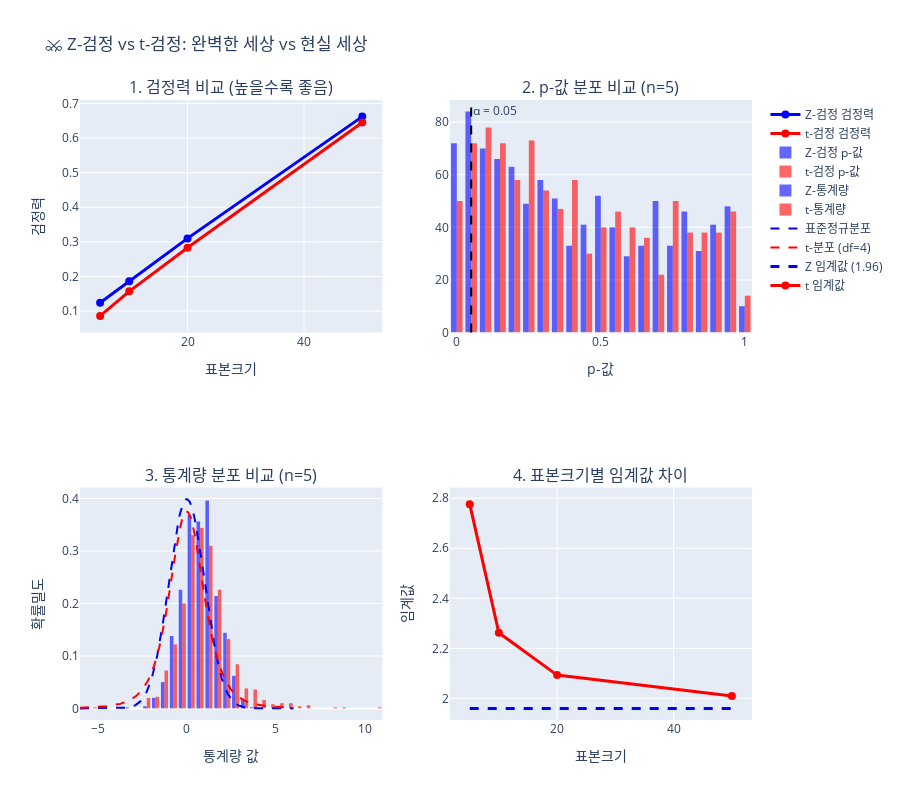

Notebook code cell kept with this figure:
### Markdown cell above
## ⚔️ 4. Z-검정 vs t-검정: 결정적 대결

이제 우리는 두 세계를 비교할 수 있습니다:
- **완벽한 세상** (Z-검정): σ를 알고 있음
- **현실 세상** (t-검정): σ를 모르고 s를 사용

### ⚡ 핵심 차이점

| 특성 | Z-검정 | t-검정 |
|------|--------|--------|
| **모집단 표준편차** | σ 알려짐 ✅ | σ 모름 ❌ |
| **사용하는 표준편차** | σ (정확한 값) | s (추정값) |
| **검정통계량 분포** | 표준정규분포 N(0,1) | t-분포 (df=n-1) |
| **임계값** | 고정 (예: ±1.96) | df에 따라 변함 |
| **표본크기 의존성** | 무관 | 작을수록 더 보수적 |
| **현실 적용성** | 제한적 🚨 | 매우 높음 ✨ |

### 🔄 검정통계량 공식 비교

**Z-검정**:
$$Z = \frac{\bar{X} - \mu_0}{\sigma/\sqrt{n}} \sim N(0,1)$$

**t-검정**:
$$t = \frac{\bar{X} - \mu_0}{s/\sqrt{n}} \sim t_{n-1}$$

차이는 단 하나: **σ vs s**. 하지만 이 작은 차이가 **통계학 혁명**을 일으켰습니다!

### Code cell
# ⚔️ Z-검정 vs t-검정 비교 시뮬레이션
def z_vs_t_test_comparison(true_mean=100, true_std=15, hypothesized_mean=95, 
                          sample_sizes=[5, 10, 20, 50], alpha=0.05, n_simulations=1000):
    "Z-검정과 t-검정의 성능 비교"
    
    np.random.seed(42)
    
    results = []
    
    for n in sample_sizes:
        z_rejections = 0
        t_rejections = 0
        z_p_values = []
        t_p_values = []
        z_statistics = []
        t_statistics = []
        
        for _ in range(n_simulations):
            # 표본 생성
            sample = np.random.normal(true_mean, true_std, n)
            sample_mean = np.mean(sample)
            sample_std = np.std(sample, ddof=1)
            
            # Z-검정 (σ 알려진 경우)
            z_stat = (sample_mean - hypothesized_mean) / (true_std / np.sqrt(n))
            z_p_value = 2 * (1 - stats.norm.cdf(abs(z_stat)))  # 양측검정
            z_reject = z_p_value < alpha
            
            # t-검정 (σ 모르는 경우)
            t_stat = (sample_mean - hypothesized_mean) / (sample_std / np.sqrt(n))
            t_p_value = 2 * (1 - stats.t.cdf(abs(t_stat), n-1))  # 양측검정
            t_reject = t_p_value < alpha
            
            # 결과 수집
            z_rejections += z_reject
            t_rejections += t_reject
            z_p_values.append(z_p_value)
            t_p_values.append(t_p_value)
            z_statistics.append(z_stat)
            t_statistics.append(t_stat)
        
        # 검정력 계산 (귀무가설이 거짓일 때 기각하는 비율)
        z_power = z_rejections / n_simulations
        t_power = t_rejections / n_simulations
        
        results.append({
            'sample_size': n,
            'z_power': z_power,
            't_power': t_power,
            'z_p_values': z_p_values,
            't_p_values': t_p_values,
            'z_statistics': z_statistics,
            't_statistics': t_statistics
        })
    
    return results

def visualize_z_vs_t_comparison(comparison_results):
    "Z-검정 vs t-검정 비교 결과 시각화"
    
    n_samples = len(comparison_results)
    
    fig = make_subplots(
        rows=2, cols=2,
        subplot_titles=[
            '1. 검정력 비교 (높을수록 좋음)',
            '2. p-값 분포 비교 (n=5)',
            '3. 통계량 분포 비교 (n=5)',
            '4. 표본크기별 임계값 차이'
        ]
    )
    
    # 1. 검정력 비교
    sample_sizes = [r['sample_size'] for r in comparison_results]
    z_powers = [r['z_power'] for r in comparison_results]
    t_powers = [r['t_power'] for r in comparison_results]
    
    fig.add_trace(
        go.Scatter(
            x=sample_sizes,
            y=z_powers,
            mode='lines+markers',
            name='Z-검정 검정력',
            line=dict(color='blue', width=3),
            marker=dict(size=8)
        ),
        row=1, col=1
    )
    
    fig.add_trace(
        go.Scatter(
            x=sample_sizes,
            y=t_powers,
            mode='lines+markers',
            name='t-검정 검정력',
            line=dict(color='red', width=3),
            marker=dict(size=8)
        ),
        row=1, col=1
    )
    
    # 2. p-값 분포 (n=5)
    small_sample_result = comparison_results[0]  # n=5
    
    fig.add_trace(
        go.Histogram(
            x=small_sample_result['z_p_values'],
            nbinsx=30,
            name='Z-검정 p-값',
            marker_color='blue',
            opacity=0.6
        ),
        row=1, col=2
    )
    
    fig.add_trace(
        go.Histogram(
            x=small_sample_result['t_p_values'],
            nbinsx=30,
            name='t-검정 p-값',
            marker_color='red',
            opacity=0.6
        ),
        row=1, col=2
    )
    
    # 유의수준 선
    fig.add_vline(
        x=0.05,
        line_dash="dash",
        line_color="black",
        annotation_text="α = 0.05",
        row=1, col=2
    )
    
    # 3. 통계량 분포 (n=5)
    fig.add_trace(
        go.Histogram(
            x=small_sample_result['z_statistics'],
            nbinsx=40,
            name='Z-통계량',
            marker_color='blue',
            opacity=0.6,
            histnorm='probability density'
        ),
        row=2, col=1
    )
    
    fig.add_trace(
        go.Histogram(
            x=small_sample_result['t_statistics'],
            nbinsx=40,
            name='t-통계량',
            marker_color='red',
            opacity=0.6,
            histnorm='probability density'
        ),
        row=2, col=1
    )
    
    # 이론적 분포 곡선 추가
    x_range = np.linspace(-6, 6, 200)
    y_normal = stats.norm.pdf(x_range, 0, 1)
    y_t = stats.t.pdf(x_range, 4)  # df = n-1 = 4
    
    fig.add_trace(
        go.Scatter(
            x=x_range,
            y=y_normal,
            mode='lines',
            name='표준정규분포',
            line=dict(color='blue', width=2, dash='dash')
        ),
        row=2, col=1
    )
    
    fig.add_trace(
        go.Scatter(
            x=x_range,
            y=y_t,
            mode='lines',
            name='t-분포 (df=4)',
            line=dict(color='red', width=2, dash='dash')
        ),
        row=2, col=1
    )
    
    # 4. 임계값 차이
    z_critical = 1.96  # 95% 양측검정
    t_criticals = [stats.t.ppf(0.975, n-1) for n in sample_sizes]
    differences = [t_crit - z_critical for t_crit in t_criticals]
    
    fig.add_trace(
        go.Scatter(
            x=sample_sizes,
            y=[z_critical] * len(sample_sizes),
            mode='lines',
            name='Z 임계값 (1.96)',
            line=dict(color='blue', width=3, dash='dash')
        ),
        row=2, col=2
    )
    
    fig.add_trace(
        go.Scatter(
            x=sample_sizes,
            y=t_criticals,
            mode='lines+markers',
            name='t 임계값',
            line=dict(color='red', width=3),
            marker=dict(size=8)
        ),
        row=2, col=2
    )
    
    # 레이아웃
    fig.update_layout(
        title='⚔️ Z-검정 vs t-검정: 완벽한 세상 vs 현실 세상',
        height=800,
        showlegend=True
    )
    
    # 축 레이블
    fig.update_xaxes(title_text="표본크기", row=1, col=1)
    fig.update_yaxes(title_text="검정력", row=1, col=1)
    fig.update_xaxes(title_text="p-값", row=1, col=2)
    fig.update_xaxes(title_text="통계량 값", row=2, col=1)
    fig.update_yaxes(title_text="확률밀도", row=2, col=1)
    fig.update_xaxes(title_text="표본크기", row=2, col=2)
    fig.update_yaxes(title_text="임계값", row=2, col=2)
    
    return fig, differences

# 비교 시뮬레이션 실행
print("🎯 Z-검정 vs t-검정 성능 비교 시뮬레이션 시작...")
print("📊 설정: 실제 평균=100, 가설 평균=95, σ=15")
print("")

comparison_results = z_vs_t_test_comparison(
    true_mean=100, true_std=15, hypothesized_mean=95,
    sample_sizes=[5, 10, 20, 50], n_simulations=1000
)

fig_comparison, critical_differences = visualize_z_vs_t_comparison(comparison_results)
fig_comparison.show()

# 결과 요약
print("""
🏆 승부 결과 분석:
""")

for i, result in enumerate(comparison_results):
    n = result['sample_size']
    z_power = result['z_power']
    t_power = result['t_power']
    diff = critical_differences[i]
    
    print(f"""
📊 표본크기 n = {n}:
    🎯 Z-검정 검정력: {z_power:.3f}
    🎯 t-검정 검정력: {t_power:.3f}
    📐 임계값 차이: {diff:.3f} (t가 더 큼)
    {'✅ Z-검정 승리!' if z_power > t_power else '✅ t-검정 승리!' if t_power > z_power else '🤝 무승부!'}""")

print("""

💡 핵심 통찰:

🎯 검정력 관점: Z-검정이 약간 우세 (σ를 정확히 알기 때문)
🎯 현실성 관점: t-검정이 압승 (σ를 모르는 것이 현실)
🎯 작은 표본: t-검정의 보수적 접근이 더 안전
🎯 큰 표본: 두 검정의 차이가 거의 없어짐

🏆 결론: 현실에서는 t-검정이 왕이다! 👑""")

### Figure 1 — Plotly figure (JSON) as saved in the notebook; plotly's stock layout.template omitted (floating-point values rounded to 4 significant figures; data arrays with more than 128 entries replaced by an {"elided": "..."} marker saying what was removed)
{"data": [{"line": {"color": "blue", "width": 3}, "marker": {"size": 8}, "mode": "lines+markers", "name": "Z-검정 검정력", "type": "scatter", "x": [5, 10, 20, 50], "xaxis": "x", "y": [0.124, 0.186, 0.31, 0.662], "yaxis": "y"}, {"line": {"color": "red", "width": 3}, "marker": {"size": 8}, "mode": "lines+markers", "name": "t-검정 검정력", "type": "scatter", "x": [5, 10, 20, 50], "xaxis": "x", "y": [0.086, 0.157, 0.283, 0.645], "yaxis": "y"}, {"marker": {"color": "blue"}, "name": "Z-검정 p-값", "nbinsx": 30, "opacity": 0.6, "type": "histogram", "x": {"elided": "1000 float values"}, "xaxis": "x2", "yaxis": "y2"}, {"marker": {"color": "red"}, "name": "t-검정 p-값", "nbinsx": 30, "opacity": 0.6, "type": "histogram", "x": {"elided": "1000 float values"}, "xaxis": "x2", "yaxis": "y2"}, {"histnorm": "probability density", "marker": {"color": "blue"}, "name": "Z-통계량", "nbinsx": 40, "opacity": 0.6, "type": "histogram", "x": {"elided": "1000 float values"}, "xaxis": "x3", "yaxis": "y3"}, {"histnorm": "probability density", "marker": {"color": "red"}, "name": "t-통계량", "nbinsx": 40, "opacity": 0.6, "type": "histogram", "x": {"elided": "1000 float values"}, "xaxis": "x3", "yaxis": "y3"}, {"line": {"color": "blue", "dash": "dash", "width": 2}, "mode": "lines", "name": "표준정규분포", "type": "scatter", "x": {"elided": "200 float values"}, "xaxis": "x3", "y": {"elided": "200 float values"}, "yaxis": "y3"}, {"line": {"color": "red", "dash": "dash", "width": 2}, "mode": "lines", "name": "t-분포 (df=4)", "type": "scatter", "x": {"elided": "200 float values"}, "xaxis": "x3", "y": {"elided": "200 float values"}, "yaxis": "y3"}, {"line": {"color": "blue", "dash": "dash", "width": 3}, "mode": "lines", "name": "Z 임계값 (1.96)", "type": "scatter", "x": [5, 10, 20, 50], "xaxis": "x4", "y": [1.96, 1.96, 1.96, 1.96], "yaxis": "y4"}, {"line": {"color": "red", "width": 3}, "marker": {"size": 8}, "mode": "lines+markers", "name": "t 임계값", "type": "scatter", "x": [5, 10, 20, 50], "xaxis": "x4", "y": [2.776, 2.262, 2.093, 2.01], "yaxis": "y4"}], "layout": {"annotations": [{"font": {"size": 16}, "showarrow": false, "text": "1. 검정력 비교 (높을수록 좋음)", "x": 0.225, "xanchor": "center", "xref": "paper", "y": 1, "yanchor": "bottom", "yref": "paper"}, {"font": {"size": 16}, "showarrow": false, "text": "2. p-값 분포 비교 (n=5)", "x": 0.775, "xanchor": "center", "xref": "paper", "y": 1, "yanchor": "bottom", "yref": "paper"}, {"font": {"size": 16}, "showarrow": false, "text": "3. 통계량 분포 비교 (n=5)", "x": 0.225, "xanchor": "center", "xref": "paper", "y": 0.375, "yanchor": "bottom", "yref": "paper"}, {"font": {"size": 16}, "showarrow": false, "text": "4. 표본크기별 임계값 차이", "x": 0.775, "xanchor": "center", "xref": "paper", "y": 0.375, "yanchor": "bottom", "yref": "paper"}, {"showarrow": false, "text": "α = 0.05", "x": 0.05, "xanchor": "left", "xref": "x2", "y": 1, "yanchor": "top", "yref": "y2 domain"}], "height": 800, "shapes": [{"line": {"color": "black", "dash": "dash"}, "type": "line", "x0": 0.05, "x1": 0.05, "xref": "x2", "y0": 0, "y1": 1, "yref": "y2 domain"}], "showlegend": true, "title": {"text": "⚔️ Z-검정 vs t-검정: 완벽한 세상 vs 현실 세상"}, "xaxis": {"anchor": "y", "domain": [0, 0.45], "title": {"text": "표본크기"}}, "xaxis2": {"anchor": "y2", "domain": [0.55, 1], "title": {"text": "p-값"}}, "xaxis3": {"anchor": "y3", "domain": [0, 0.45], "title": {"text": "통계량 값"}}, "xaxis4": {"anchor": "y4", "domain": [0.55, 1], "title": {"text": "표본크기"}}, "yaxis": {"anchor": "x", "domain": [0.625, 1], "title": {"text": "검정력"}}, "yaxis2": {"anchor": "x2", "domain": [0.625, 1]}, "yaxis3": {"anchor": "x3", "domain": [0, 0.375], "title": {"text": "확률밀도"}}, "yaxis4": {"anchor": "x4", "domain": [0, 0.375], "title": {"text": "임계값"}}}}
